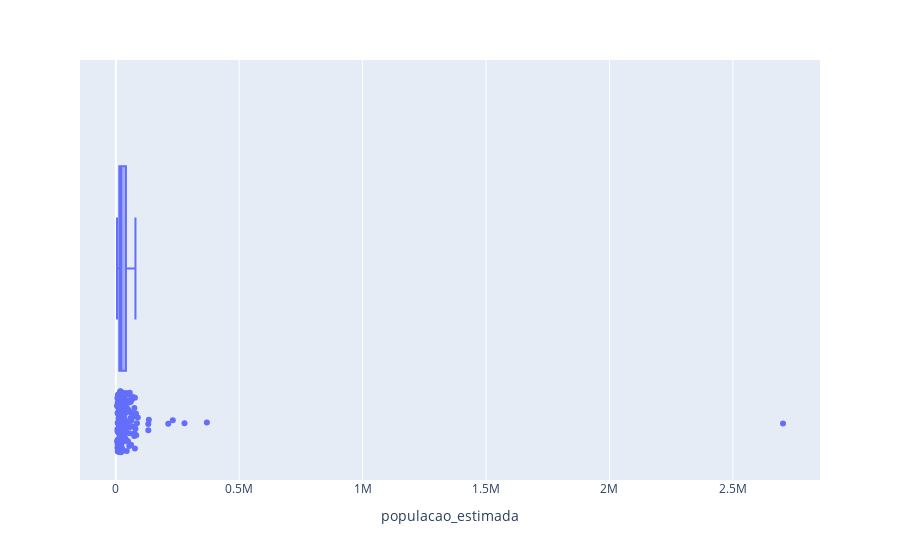

Here is the notebook cell this chart was saved with:
### Code cell
#Boxplot da variável
px.box(df, x = 'populacao_estimada', points = 'all')

### Figure 1 — Plotly figure (JSON) as saved in the notebook; plotly's stock layout.template omitted (floating-point values rounded to 4 significant figures; data arrays with more than 128 entries replaced by an {"elided": "..."} marker saying what was removed)
{"data": [{"alignmentgroup": "True", "boxpoints": "all", "hovertemplate": "populacao_estimada=%{x}<extra></extra>", "legendgroup": "", "marker": {"color": "#636efa"}, "name": "", "notched": false, "offsetgroup": "", "orientation": "h", "showlegend": false, "type": "box", "x": {"elided": "182 int values"}, "x0": " ", "xaxis": "x", "y0": " ", "yaxis": "y"}], "layout": {"boxmode": "group", "legend": {"tracegroupgap": 0}, "margin": {"t": 60}, "xaxis": {"anchor": "y", "domain": [0, 1], "title": {"text": "populacao_estimada"}}, "yaxis": {"anchor": "x", "domain": [0, 1]}}}
